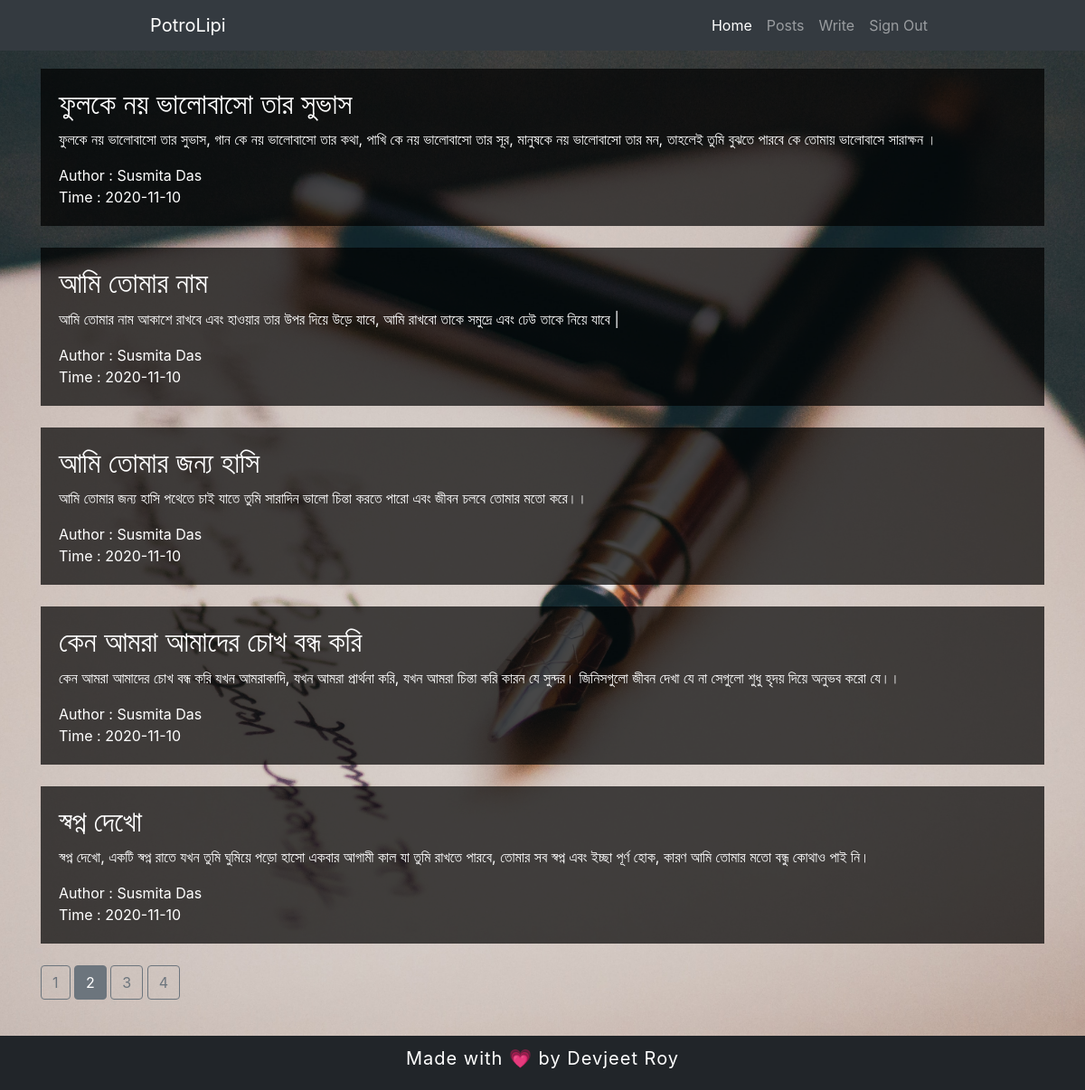
Page /posts?page=2 (signed in) on the committed database.
### main/models.py (models this page shows, shortened)
class Posts(db.Model):
    post_id = db.Column(db.Integer, primary_key=True)
    title = db.Column(db.String(100),nullable=False)
    content = db.Column(db.Text(),nullable=False)
    author = db.Column(db.String(20),nullable=False)
    time = db.Column(db.DateTime(),default=date.today(), onupdate=date.today())

### main/posts/routes.py (the view)
@posts.route("/posts")
@login_required
def readblog():
    if current_user.is_authenticated:
        page = request.args.get('page', 1, type=int)
        posts = Posts.query.order_by(Posts.post_id.desc()).paginate(page=page, per_page=5)
        return render_template("readblog.html",posts=posts)
    else:
        return "<h2>Not Authorized!</h2>"

### main/models.py (called while the page is built)
@login_manager.user_loader
def load_user(user_id):
    return User.query.get(int(user_id))

### main/templates/readblog.html (shortened to what this page needs)
{% extends "layout.html" %}
    {% block content %}
        <div class="container">
            {% if posts.items[0] %}
            {% for i in posts.items: %}
            <div class="post">
                <h2>{{ i.title }}</h2>
                <p>
                    {{ i.content }}
                </p>
                <span>Author : {{ i.author }}</span><br>
                <span>Time : {{ i.time.year }}-{{ i.time.month }}-{{ i.time.day }}</span>
            </div><br>
            {% endfor %}
            {% else %}
                <center>
                    <h2>No post to display! </h2>
                </center>
            {% endif %}
            {% for page_num in posts.iter_pages(left_edge=1,right_edge=1,left_current=1,right_current=2) %}
                {% if page_num %}
                    {% if posts.page == page_num %}
                        <a href="{{url_for('posts.readblog',page=page_num)}}" class="btn btn-secondary">{{ page_num }}</a>
                    {% else %}
                        <a href="{{url_for('posts.readblog',page=page_num)}}" class="btn btn-outline-secondary">{{ page_num }}</a>
                    {% endif %}
                {% else %}
                    <a href="#" class="btn btn-outline-secondary">...</a>
                {% endif %}
            {% endfor %}
        </div>
    {% endblock %}

### main/static/style.css (style rules this page uses)
body { background: url(./mainbg.jpg) no-repeat center fixed; background-size: cover; color: white; }
.container { margin-top: 20px; margin-bottom: 100px; }
.post { background-color: rgba(0, 0, 0, 0.7); padding-left: 20px; padding-right: 20px; padding-bottom: 20px; padding-top: 20px; height: auto; }

### rows in the picture
Posts: title "ফুলকে নয় ভালোবাসো তার সুভাস", content "ফুলকে নয় ভালোবাসো তার সুভাস, গান কে নয় ভালোবাসো তার কথা, পাখি কে নয় ভালোবাসো তার সূর, মানুষকে নয় ভালোবাসো তার মন, তাহলেই তুমি বুঝতে পারবে কে তোমায় ভালোবাসে সারাক্ষন ।", author "Susmita Das", time.year "2020", time.month "11", time.day "10"
Posts: title "আমি তােমার নাম", content "আমি তােমার নাম আকাশে রাখবে এবং হাওয়ার তার উপর দিয়ে উড়ে যাবে, আমি রাখবাে তাকে সমুদ্রে এবং ঢেউ তাকে নিয়ে যাবে |", author "Susmita Das", time.year "2020", time.month "11", time.day "10"
Posts: title "আমি তােমার জন্য হাসি", content "আমি তােমার জন্য হাসি পথেতে চাই যাতে তুমি সারাদিন ভালাে চিন্তা করতে পারাে এবং জীবন চলবে তােমার মতাে করে।।", author "Susmita Das", time.year "2020", time.month "11", time.day "10"
Posts: title "কেন আমরা আমাদের চোখ বন্ধ করি", content "কেন আমরা আমাদের চোখ বন্ধ করি যখন আমরাকাদি, যখন আমরা প্রার্থনা করি, যখন আমরা চিন্তা করি কারন যে সুন্দর। জিনিসগুলাে জীবন দেখা যে না সেগুলাে শুধু হৃদয় দিয়ে অনুভব করাে যে।।", author "Susmita Das", time.year "2020", time.month "11", time.day "10"
Posts: title "স্বপ্ন দেখাে", content "স্বপ্ন দেখাে, একটি স্বপ্ন রাতে যখন তুমি ঘুমিয়ে পড়াে হাসাে একবার আগামী কাল যা তুমি রাখতে পারবে, তােমার সব স্বপ্ন এবং ইচ্ছা পূর্ণ হােক, কারণ আমি তােমার মতাে বন্ধু কোথাও পাই নি।", author "Susmita Das", time.year "2020", time.month "11", time.day "10"

### other values in the picture
{{ page_num }} "1" "3" "4"
{{ page_num }} "2"
